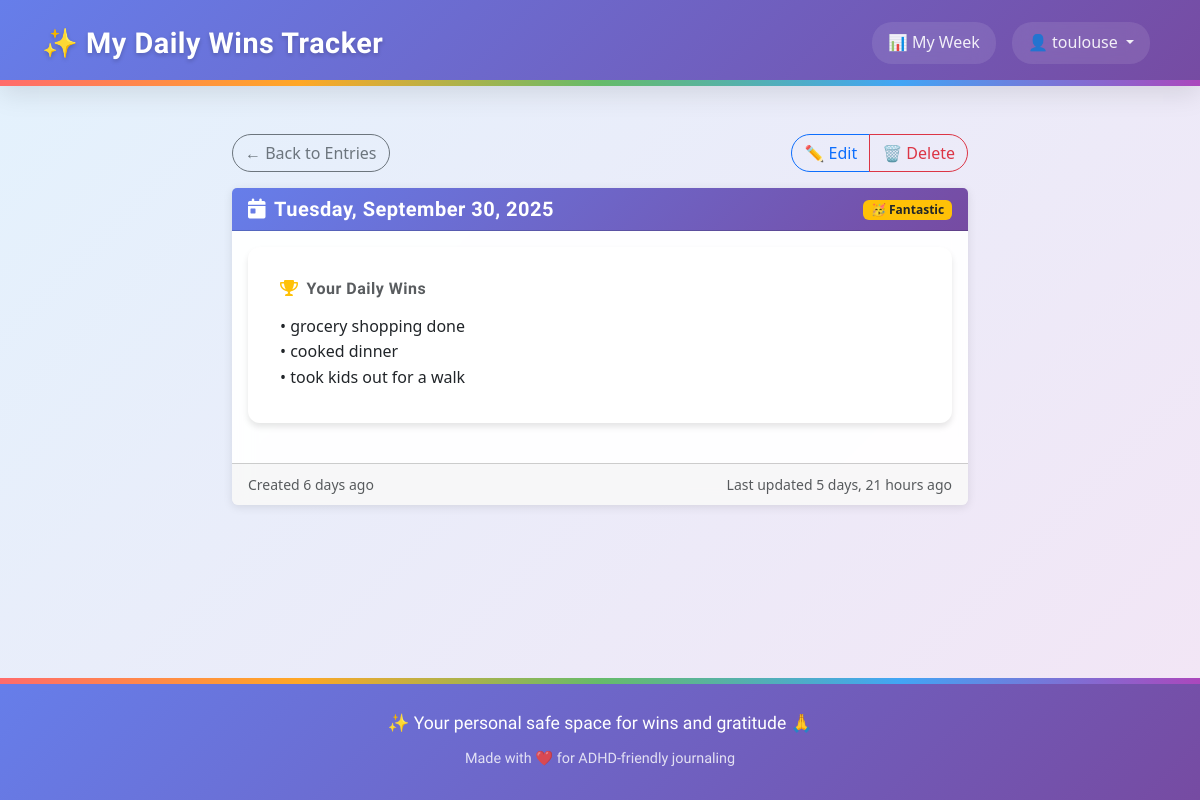
Page /entries/17/ (signed in) on the earlier database version.
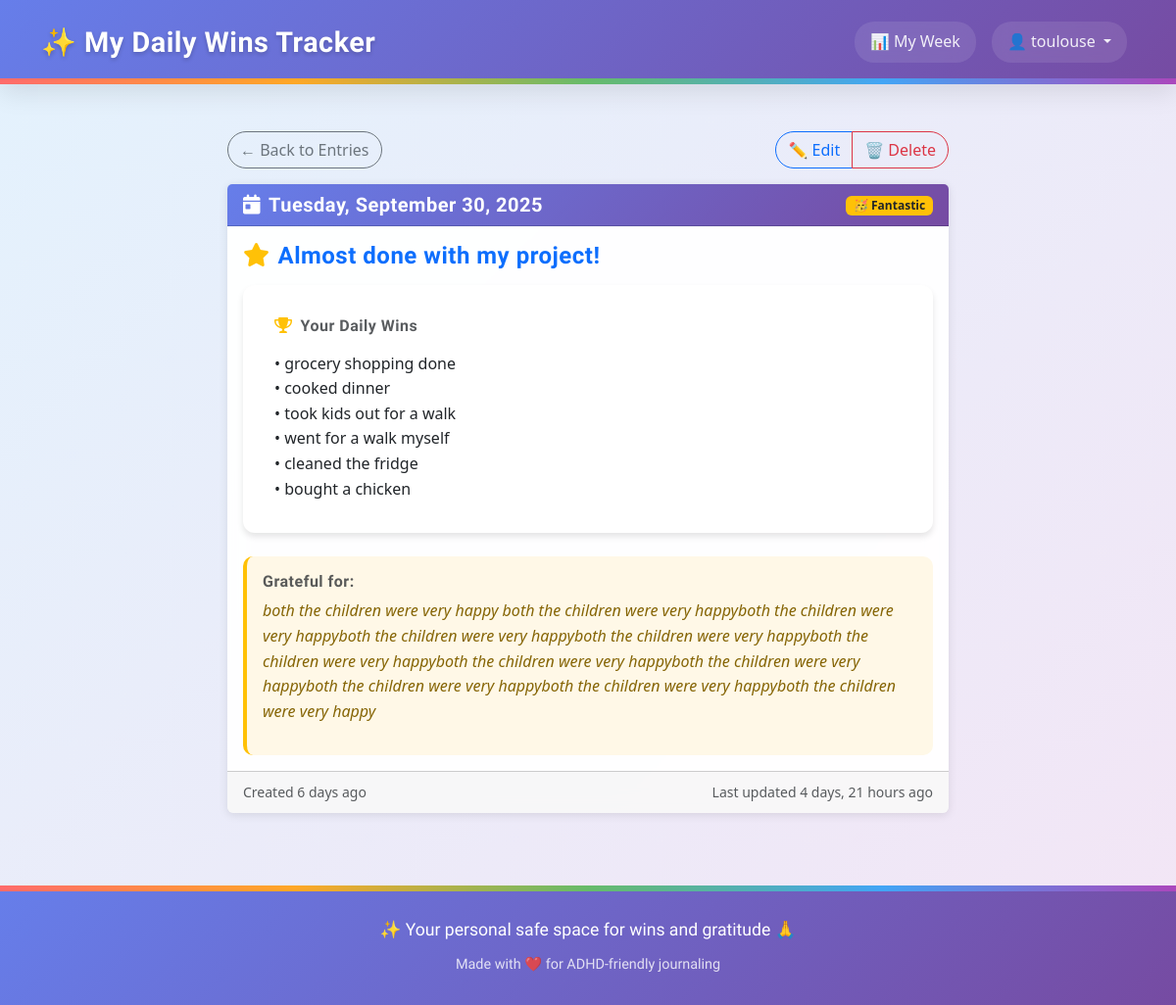
Same page on the later database version.
### tracker/models.py (models this page shows, shortened)
class Entry(models.Model):
    class MoodChoice(models.IntegerChoices):
        TERRIBLE = 1, '😰 Terrible'
        BAD = 2, '😞 Bad'
        MEH = 3, '😐 Meh'
        OKAY = 4, '🙂 Okay'
        GOOD = 5, '😊 Good'
        GREAT = 6, '😄 Great'
        AMAZING = 7, '🤩 Amazing'
        FANTASTIC = 8, '🥳 Fantastic'
        INCREDIBLE = 9, '✨ Incredible'
        PERFECT = 10, '🌟 Perfect'
    user = models.ForeignKey(User, on_delete=models.CASCADE, related_name='entries')
    entry_date = models.DateField(help_text="The date this entry is for", null=True, blank=True)
    title = models.CharField(max_length=200, blank=True, help_text="Short title for your daily win")
    content = models.TextField(blank=True, help_text="Details about your daily wins")
    mood_rating = models.IntegerField(
        choices=MoodChoice.choices,
        null=True,
        blank=True,
        help_text="How was your mood today?"
    )
    gratitude_text = models.TextField(
        blank=True,
        help_text="Today I was grateful for..."
    )
    date_created = models.DateTimeField(auto_now_add=True)
    date_modified = models.DateTimeField(auto_now=True)
    is_private = models.BooleanField(default=True)
    categories = models.ManyToManyField(
        Category,
        blank=True,
        related_name='entries',
        help_text="Optional categories for this entry"
    )
    class Meta:
        verbose_name_plural = "Entries"
        ordering = ['-entry_date', '-date_created']
        constraints = [
            UniqueConstraint(
                fields=['user', 'entry_date'],
                name='unique_entry_per_user_per_day',
                violation_error_message='You can only have one entry per day.'
            ),
            models.CheckConstraint(
                name='mood_rating_valid_choice',
                check=models.Q(mood_rating__isnull=True) | models.Q(mood_rating__in=[1,2,3,4,5,6,7,8,9,10]),
                violation_error_message='Mood rating must be between 1 and 10.',
            )
        ]
        indexes = [
            models.Index(fields=['user', '-entry_date']),  # Dashboard queries
            models.Index(fields=['user', 'entry_date']),   # Day lookups
            models.Index(fields=['mood_rating']),          # Filtering
        ]
    @property
    def mood_emoji(self):
        if self.mood_rating:
            return dict(self.MoodChoice.choices)[self.mood_rating]
        return "😶 No mood set"

### tracker/views.py (the view)
# urls.py: path("entries/<int:pk>/", views.entry_detail, name="entry_detail"),
@login_required
def entry_detail(request, pk):
    entry = get_object_or_404(Entry, pk=pk, user=request.user)
    return render(request, 'tracker/entry_detail.html', {'entry': entry})

### tracker/templatetags/win_filters.py (called while the page is built)
@register.filter
def format_wins(content):
    if not content:
        return ""
    lines = [line.strip() for line in content.split('\n') if line.strip()]
    if not lines:
        return ""
    bullet_points = []
    for line in lines:
        if line.startswith('✓'):
            bullet_points.append(line)
        else:
            clean_line = re.sub(r'^[•\-\*\+]\s*', '', line).strip()
            if clean_line:
                bullet_points.append(f'• {clean_line}')
    return mark_safe('<br>'.join(bullet_points))

### templates/tracker/entry_detail.html (shortened to what this page needs)
{% extends "base.html" %}
{% load static %}
{% load win_filters %}
{% block extra_css %}
<link rel="stylesheet" href="{% static 'css/forms.css' %}">
{% endblock %}
{% block content %}
<div class="row justify-content-center">
    <div class="col-lg-8">
        <div class="d-flex justify-content-between align-items-center mb-3">
            <div>
                <a href="{% url 'entry_list' %}" class="btn btn-outline-secondary">
                    ← Back to Entries
                </a>
            </div>
            <div>
                <div class="btn-group" role="group">
                    <a href="{% url 'entry_edit' entry.pk %}" class="btn btn-outline-primary">
                        ✏️ Edit
                    </a>
                    <button type="button" class="btn btn-outline-danger" onclick="deleteEntry({{ entry.pk }})">
                        🗑️ Delete
                    </button>
                </div>
            </div>
        </div>
        <div class="card">
            <div class="card-header">
                <div class="d-flex justify-content-between align-items-center">
                    <div>
                        <h5 class="mb-0">
                            <i class="fas fa-calendar-day me-2"></i>{{ entry.entry_date|date:"l, F j, Y" }}
                        </h5>
                    </div>
                    <div>
                        {% if entry.mood_rating %}
                            <span class="badge bg-warning text-dark">
                                {{ entry.mood_emoji }}
                            </span>
                        {% endif %}
                    </div>
                </div>
            </div>
            <div class="card-body">
                {% if entry.title %}
                    <h4 class="text-primary mb-3">
                        <i class="fas fa-star text-warning me-2"></i>{{ entry.title }}
                    </h4>
                {% endif %}
                {% if entry.content %}
                    <div class="entry-content mb-4">
                        <h6 class="text-muted mb-3">
                            <i class="fas fa-trophy text-warning me-2"></i>Your Daily Wins
                        </h6>
                        {{ entry.content|format_wins }}
                    </div>
                {% endif %}
                {% if entry.gratitude_text %}
                    <div class="mt-4 p-3" style="background: #fff8e7; border-radius: 10px; border-left: 4px solid #ffc107;">
                        <h6 class="text-muted mb-2">Grateful for:</h6>
                        <div style="font-style: italic; color: #856404;">
                            {{ entry.gratitude_text|linebreaks }}
                        </div>
                    </div>
                {% endif %}
            </div>
            <div class="card-footer text-muted">
                <div class="row">
                    <div class="col-md-6">
                        <small>
                            Created {{ entry.date_created|timesince }} ago
                        </small>
                    </div>
                    <div class="col-md-6 text-end">
                        {% if entry.date_modified != entry.date_created %}
                            <small>
                                Last updated {{ entry.date_modified|timesince }} ago
                            </small>
                        {% endif %}
                    </div>
                </div>
            </div>
        </div>
    </div>
</div>
{% endblock %}

### templates/base.html (shortened to what this page needs)
{% load static %}
{% load widget_tweaks %}
<!doctype html>
<html lang="en">
<head>
    <link href="https://cdn.jsdelivr.net/npm/bootstrap@5.3.0/dist/css/bootstrap.min.css" rel="stylesheet">
    <link rel="stylesheet" href="https://cdnjs.cloudflare.com/ajax/libs/font-awesome/6.0.0/css/all.min.css">
    <link rel="stylesheet" href="{% static 'css/base.css' %}">
    {% block extra_css %}{% endblock %}
</head>
<body class="{% if request.resolver_match.url_name == 'home' %}homepage{% else %}app-page{% endif %}">
    <nav class="navbar navbar-expand-lg navbar-dark custom-navbar">
        <div class="container">
            <a class="navbar-brand d-flex align-items-center" href="{% url 'home' %}">
                ✨ My Daily Wins Tracker
            </a>
            <div class="collapse navbar-collapse" id="navbarNav">
                <ul class="navbar-nav ms-auto">
                    {% if user.is_authenticated %}
                        <li class="nav-item">
                            <a class="nav-link" href="{% url 'weekly_dashboard' %}">
                                📊 My Week
                            </a>
                        </li>
                        <li class="nav-item dropdown">
                            <a class="nav-link dropdown-toggle" href="#" id="navbarDropdown" role="button" data-bs-toggle="dropdown">
                                👤 {{ user.username }}
                            </a>
                        </li>
                    {% endif %}
                </ul>
            </div>
        </div>
    </nav>
    <div class="container mt-5 flex-grow-1">
        {% block content %}{% endblock %}
    </div>
    <footer>
        <div class="rainbow-border"></div>
        <div class="container">
            <p class="main">✨ Your personal safe space for wins and gratitude 🙏</p>
            <p class="sub">Made with ❤️ for ADHD-friendly journaling</p>
        </div>
    </footer>
</body>
</html>

### static/css/base.css (style rules this page uses)
body { font-family: 'Segoe UI', Tahoma, Geneva, Verdana, sans-serif; line-height: 1.6; min-height: 100vh; display: flex; flex-direction: column; margin: 0; padding: 0; }
body.app-page { background: linear-gradient(135deg, #e3f2fd 0%, #f3e5f5 25%, #e8f5e8 50%, #fff3e0 75%, #e3f2fd 100%); background-size: 400% 400%; animation: gradientShift 25s ease infinite; }
.card { background: rgba(255, 255, 255, 0.95); backdrop-filter: blur(10px); border: 1px solid rgba(255, 255, 255, 0.2); box-shadow: 0 8px 32px rgba(0, 0, 0, 0.15); }
h1, h2, h3, h4, h5, h6, .h1, .h2, .h3, .h4, .h5, .h6 { font-family: 'Comfortaa', cursive; font-weight: 600; letter-spacing: 0.5px; }
.navbar-brand { font-weight: bold; font-size: 1.5rem; }
.card { border: none; box-shadow: 0 2px 10px rgba(0,0,0,0.1); margin-bottom: 1.5rem; }
.btn { border-radius: 25px; font-weight: 500; }
.custom-navbar { background: linear-gradient(135deg, #667eea 0%, #764ba2 100%) !important; box-shadow: 0 8px 25px rgba(0,0,0,0.1); margin-bottom: 0; padding: 15px 0; position: relative; }
.custom-navbar::after { content: ''; position: absolute; bottom: 0; left: 0; right: 0; height: 6px; background: linear-gradient(90deg, #ff6b6b, #ffa726, #66bb6a, #42a5f5, #ab47bc); }
.navbar-brand { font-family: 'Comfortaa', cursive; font-weight: 700; font-size: 1.8rem; color: white !important; text-shadow: 0 2px 4px rgba(0,0,0,0.2); transition: all 0.3s ease; letter-spacing: 0.5px; }
.navbar-nav .nav-link { color: rgba(255,255,255,0.9) !important; font-weight: 500; margin: 0 8px; padding: 8px 16px !important; border-radius: 20px; transition: all 0.3s ease; background: rgba(255,255,255,0.1); backdrop-filter: blur(10px); }
footer { background: linear-gradient(135deg, #667eea 0%, #764ba2 100%); color: white; text-align: center; padding: 30px 0; margin-top: 50px; position: relative; border-top: 1px solid rgba(255, 255, 255, 0.1); }
footer .rainbow-border { position: absolute; top: -1px; left: 0; right: 0; height: 6px; background: linear-gradient(90deg, #ff6b6b, #ffa726, #66bb6a, #42a5f5, #ab47bc); }
footer p { font-family: 'Comfortaa', cursive; }
footer p.main { margin: 0; font-size: 1.1rem; font-weight: 500; }
footer p.sub { margin: 10px 0 0 0; opacity: 0.8; font-size: 0.9rem; }

### static/css/forms.css (style rules this page uses)
.entry-content { background: white; border-radius: 12px; box-shadow: 0 4px 6px rgba(0, 0, 0, 0.1); padding: 2rem; margin-bottom: 2rem; }

### templates/tracker/entry_detail.html (style rules this page uses)
.card-header { background: linear-gradient(135deg, #667eea 0%, #764ba2 100%); color: white; }
.card-header h5 { color: white !important; }
.card-header .fa-calendar-day { color: white !important; }

Differences in the rows shown:
changed Entry "🥳 Fantastic": title (not shown) → "Almost done with my project!"; content "• grocery shopping done • cooked dinner • took kids out for a walk" → "• grocery shopping done • cooked dinner • took kids out for a walk • went for a walk myself • cleaned the fridge • bought a chicken"; gratitude_text (not shown) → "both the children were very happy both the children were very happyboth the children were very happyboth the children were very happyboth the children were very happyboth the children were very happyboth the children were very happyboth the children were very happyboth the children were very happyboth the children were very happyboth the children were very happy"; date_modified "5 days, 21 hours" → "4 days, 21 hours"
Other differences:
text now shown: "Grateful for:"
